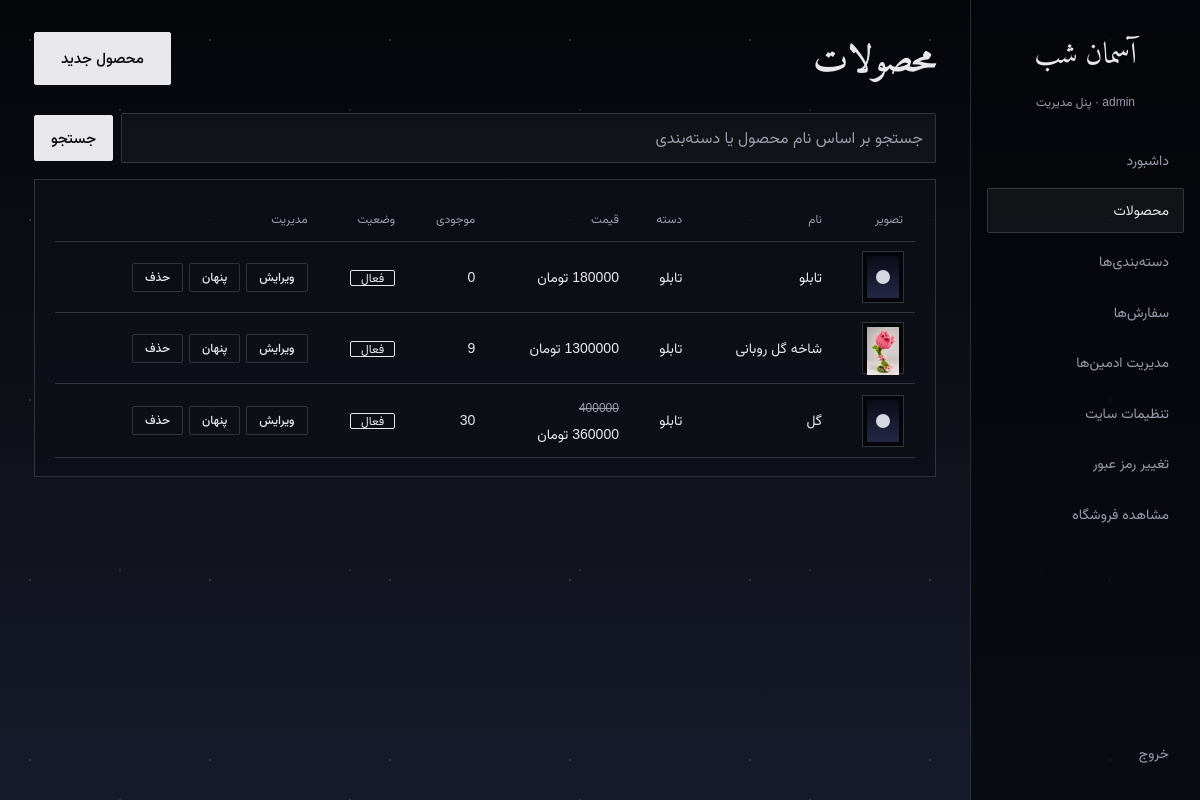
Screenshot of /panel/products/ (signed in) with the database file from the repository.
### store/models.py (models this page shows, shortened)
class Product(models.Model):
    category = models.ForeignKey(Category, on_delete=models.PROTECT, related_name="products", verbose_name="دسته‌بندی")
    name = models.CharField("نام محصول", max_length=160)
    description = models.TextField("توضیحات", blank=True)
    price = models.PositiveIntegerField("قیمت (تومان)")
    old_price = models.PositiveIntegerField("قیمت قبل", blank=True, null=True)
    stock = models.PositiveIntegerField("موجودی", default=0)
    image = models.ImageField("تصویر", upload_to="products/", blank=True)
    is_active = models.BooleanField("فعال", default=True)
    created_at = models.DateTimeField(auto_now_add=True)
    class Meta:
        verbose_name = "محصول"
        verbose_name_plural = "محصول‌ها"
        ordering = ["-created_at"]
    @property
    def price_range(self):
        prices = [variant.price for variant in self.variants.all()]
        return (min(prices), max(prices)) if prices else None

class Category(models.Model):
    name = models.CharField("نام", max_length=80, unique=True)
    slug = models.SlugField("شناسه", unique=True, allow_unicode=True)
    class Meta:
        verbose_name = "دسته‌بندی"
        verbose_name_plural = "دسته‌بندی‌ها"

### store/views.py (the view)
# urls.py: path("panel/products/", views.product_list, name="product_list"),
@login_required
def product_list(request):
    products = Product.objects.select_related("category").prefetch_related("variants").order_by("name")
    query = request.GET.get("q", "").strip()
    if query:
        products = products.filter(Q(name__icontains=query) | Q(category__name__icontains=query))
    return render(request, "store/product_list.html", {"products": products, "query": query})

### templates/store/product_list.html (shortened to what this page needs)
{% extends 'store/base.html' %}
{% block content %}
<div id="admin-app">
  {% include 'store/panel_nav.html' with active_page='products' %}
  <main class="admin-main">
    <div class="top product-list-top"><h1>محصولات</h1><a class="btn" href="{% url 'product_add' %}">محصول جدید</a></div>
    <form class="product-search" method="get" role="search">
      <input class="field" id="product-query" type="search" name="q" value="{{ query }}" placeholder="جستجو بر اساس نام محصول یا دسته‌بندی">
      <button class="btn" type="submit">جستجو</button>
    </form>
    <div class="box tw">
      <table class="product-table">
        <thead><tr><th>تصویر</th><th>نام</th><th>دسته</th><th>قیمت</th><th>موجودی</th><th>وضعیت</th><th>مدیریت</th></tr></thead>
        <tbody>
          {% for product in products %}
          <tr>
            <td data-label="تصویر"><div class="th">{% if product.image %}<img src="{{ product.image.url }}" alt="">{% else %}<i></i>{% endif %}</div></td>
            <td data-label="نام">{{ product.name }}</td>
            <td data-label="دسته">{{ product.category.name }}</td>
            <td data-label="قیمت">
              {% if product.price_range %}
                {% if product.price_range.1 != product.price_range.0 %}{{ product.price_range.0|floatformat:0 }} تا {% endif %}{{ product.price_range.1|floatformat:0 }} تومان
                <small class="note">قیمت بر اساس سایز</small>
              {% else %}
                {% if product.old_price and product.old_price > product.price %}<s class="note">{{ product.old_price|floatformat:0 }}</s><br>{% endif %}{{ product.price|floatformat:0 }} تومان
              {% endif %}
            </td>
            <td data-label="موجودی" class="{% if product.stock <= 5 %}warn{% endif %}">{{ product.stock }}</td>
            <td data-label="وضعیت"><span class="bd {% if product.is_active %}ok{% else %}bad{% endif %}">{% if product.is_active %}فعال{% else %}پنهان{% endif %}</span></td>
            <td data-label="مدیریت">
              <div class="act">
                <a class="btn g s" href="{% url 'product_edit' product.pk %}">ویرایش</a>
                <form method="post" action="{% url 'product_toggle' product.pk %}">{% csrf_token %}<button class="btn g s">{% if product.is_active %}پنهان{% else %}نمایش{% endif %}</button></form>
                <form method="post" action="{% url 'product_delete' product.pk %}" onsubmit="return confirm('محصول حذف شود؟')">{% csrf_token %}<button class="btn g s">حذف</button></form>
              </div>
            </td>
          </tr>
          {% empty %}<tr class="empty-row"><td colspan="7">{% if query %}محصولی با این عبارت پیدا نشد.{% else %}هنوز محصولی ثبت نشده است.{% endif %}</td></tr>{% endfor %}
        </tbody>
      </table>
    </div>
  </main>
</div>
{% endblock %}

### templates/store/base.html (shortened to what this page needs)
{% load static %}
<!doctype html>
<html lang="fa" dir="rtl">
<head>
  <link rel="stylesheet" href="{% static 'store/css/site.css' %}?v=24">
</head>
<body>
  {% block content %}{% endblock %}
</body>
</html>

### templates/store/panel_nav.html (shortened to what this page needs)
{% load static %}
<aside>
  <div class="panel-nav-head">
    <a class="brand" href="{% url 'dashboard' %}">آسمان شب</a>
    <small>{{ request.user.get_full_name|default:request.user.username }} · پنل مدیریت</small>
  </div>
  <nav class="panel-nav-links" id="panel-menu" aria-label="منوی پنل مدیریت">
    <a class="nv {% if active_page == 'dashboard' %}current{% endif %}" href="{% url 'dashboard' %}">داشبورد</a>
    <a class="nv {% if active_page == 'products' %}current{% endif %}" href="{% url 'product_list' %}">محصولات</a>
    <a class="nv {% if active_page == 'categories' %}current{% endif %}" href="{% url 'category_list' %}">دسته‌بندی‌ها</a>
    <a class="nv {% if active_page == 'orders' %}current{% endif %}" href="{% url 'order_list' %}">سفارش‌ها</a>
    {% if request.user.is_superuser %}<a class="nv {% if active_page == 'admins' %}current{% endif %}" href="{% url 'admin_manage' %}">مدیریت ادمین‌ها</a>{% endif %}
    {% if request.user.is_superuser %}<a class="nv {% if active_page == 'site' %}current{% endif %}" href="{% url 'site_settings' %}">تنظیمات سایت</a>{% endif %}
    <a class="nv {% if active_page == 'password' %}current{% endif %}" href="{% url 'password_change' %}">تغییر رمز عبور</a>
    <a class="nv" href="{% url 'home' %}">مشاهده فروشگاه</a>
    <a class="nv out" href="{% url 'logout' %}">خروج</a>
  </nav>
</aside>

### rows the page displays
Product: name "تابلو", category.name "تابلو", stock "0", is_active "فعال"
Product: image (picture), name "شاخه گل روبانی", category.name "تابلو", stock "9", is_active "فعال"
Product: name "گل", category.name "تابلو", old_price "400000", stock "30", is_active "فعال"

### other values shown
{{ request.user.get_full_name|default:request.user.username }} "admin"
